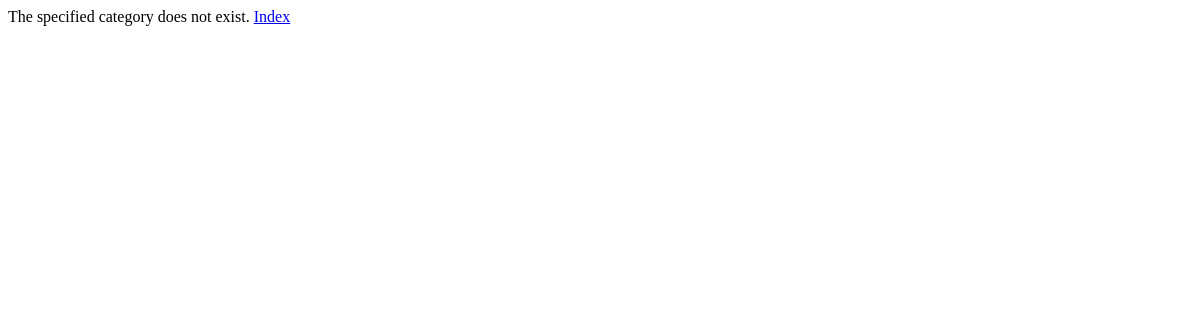
The app's page /rango/category/python/, older data.
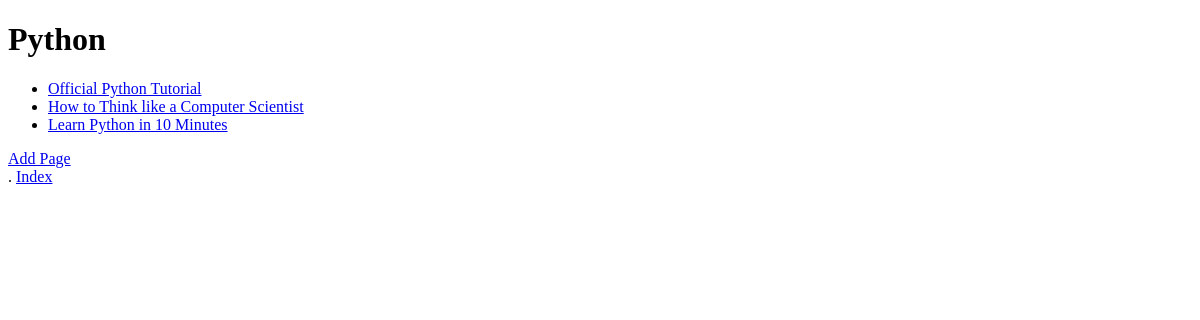
The same page, newer data.
### rango/models.py (models this page shows, shortened)
class Category(models.Model):
    NAME_MAX_LENGTH=128
    name = models.CharField(max_length=NAME_MAX_LENGTH, unique=True)
    views=models.IntegerField(default=0)
    likes=models.IntegerField(default=0)
    slug=models.SlugField(unique=True)
    class Meta:
        verbose_name_plural = 'Categories'

class Page(models.Model):
    TITLE_MAX_LENGTH=128
    URL_MAX_LENGTH=200
    category=models.ForeignKey(Category, on_delete=models.CASCADE)
    title=models.CharField(max_length=128)
    url = models.URLField()
    views = models.IntegerField(default=0)

### rango/views.py (the view)
# urls.py: path('category/<slug:category_name_slug>/', views.show_category, name='show_category'),
def show_category(request, category_name_slug):
    context_dict={}
    try:
        category = Category.objects.get(slug=category_name_slug)
        pages=Page.objects.filter(category=category)
        context_dict['pages'] = pages
        context_dict['category']=category
    except Category.DoesNotExist:
        context_dict['category'] = None
        context_dict['pages'] = None
    return render(request, 'rango/category.html', context=context_dict)

### templates/rango/category.html (shortened to what this page needs)
<!DOCTYPE html>
<html>
	<head>
	</head>
	<body>
		<div>
		{% if category %}
			<h1>{{category.name}}</h1>
			{% if pages %}
			<ul>
				{% for page in pages %}
				<li><a href="{{page.url}}">{{page.title}}</a></li>
				{% endfor %}
			</ul>
			{% else %}
				<strong>No pages currently in category.</strong>
			{% endif %}
			<a href="/rango/category/{{ category.slug }}/add_page/">Add Page</a> <br/>.
		{% else %}
			The specified category does not exist.
		{% endif %}
		<a href="/rango/">Index</a>
		</div>
	</body>
</html>

Row changes from the older to the newer data that the page shows:
added Category: name "Python"
added Page: title "Official Python Tutorial"
added Page: title "How to Think like a Computer Scientist"
added Page: title "Learn Python in 10 Minutes"
Text that changed along with them:
text no longer shown: "The specified category does not exist."
text now shown: "Add Page ."
